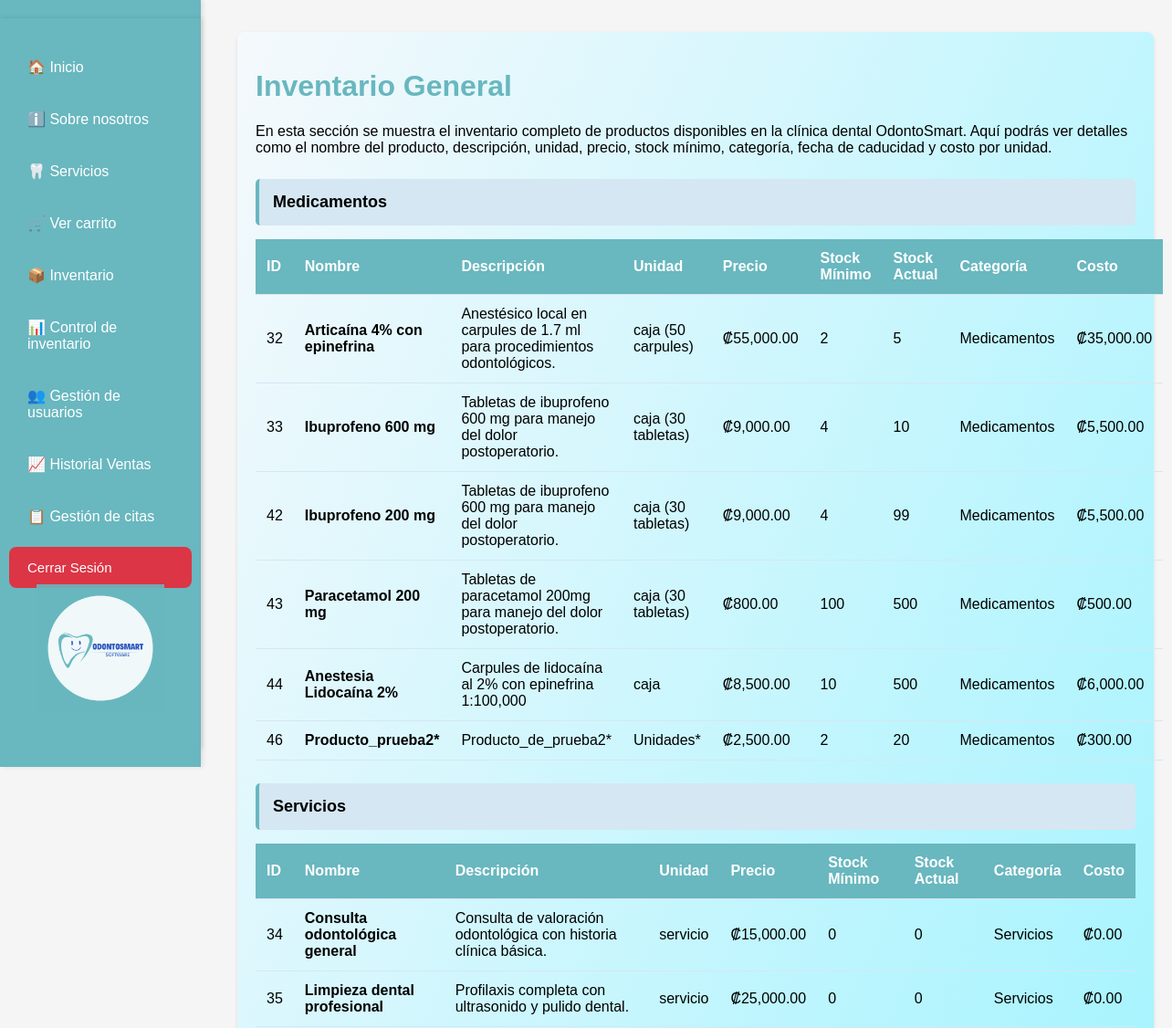
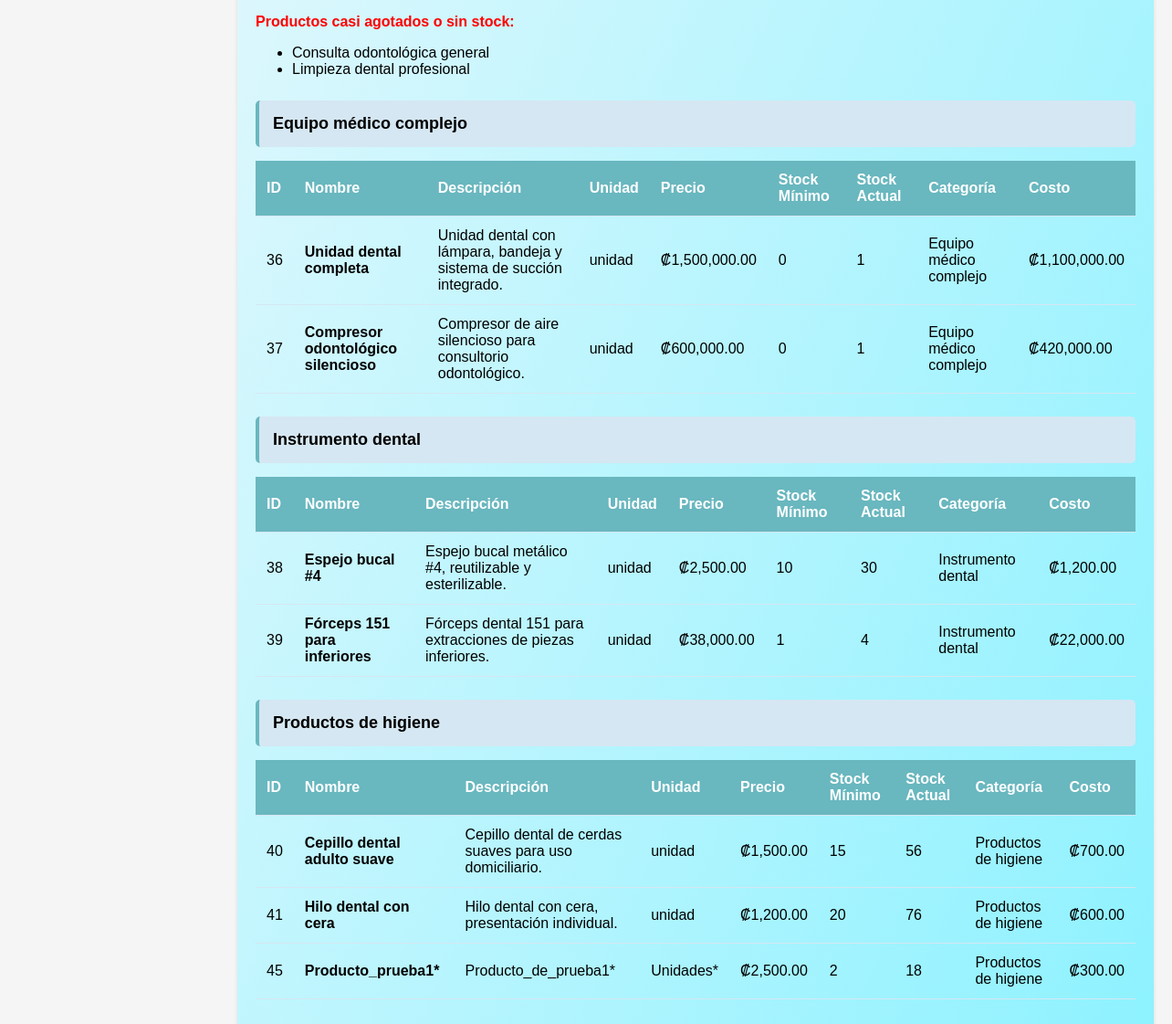
The page /modulos/inventario/total_inventario.php (signed in) on the database its author committed (2 pictures, top to bottom).
### tables this page shows
CREATE TABLE `productos` (
  `id_producto` int NOT NULL,
  `nombre` varchar(150) NOT NULL,
  `descripcion` text,
  `unidad` varchar(100) DEFAULT NULL,
  `id_categoria` int DEFAULT NULL,
  `precio` decimal(10,2) NOT NULL,
  `costo_unidad` decimal(10,2) DEFAULT NULL,
  `stock_total` int NOT NULL,
  `stock_minimo` int DEFAULT '0',
  `fecha_creacion` datetime DEFAULT CURRENT_TIMESTAMP,
  `actualizado_en` timestamp NULL DEFAULT CURRENT_TIMESTAMP ON UPDATE CURRENT_TIMESTAMP,
  `fecha_caducidad` date DEFAULT NULL,
  `estado` enum('activo','inactivo') DEFAULT 'activo',
  `descuento` decimal(5,2) DEFAULT '0.00'
);

CREATE TABLE `categoria_productos` (
  `id_categoria` int NOT NULL,
  `nombre` varchar(100) NOT NULL,
  `descripcion` text
);

### modulos/inventario/total_inventario.php (the view, shortened to what this page needs)
<?php
include('../../config/conexion.php');
try {
function mostrarCategoria($conn, $categoriaNombre) {
    echo "<div class='categoria-titulo'> $categoriaNombre</div>";
    $sql = "SELECT   p.id_producto, p.nombre, p.descripcion, p.unidad,
                     p.id_categoria, p.precio, p.costo_unidad, p.stock_total,
                     p.stock_minimo, p.fecha_creacion, p.actualizado_en,
                     p.fecha_caducidad, p.estado, c.nombre AS categoria
            FROM productos p
            JOIN categoria_productos c ON p.id_categoria = c.id_categoria
            WHERE c.nombre = ?";
    $stmt = $conn->prepare($sql);
    $stmt->bind_param("s", $categoriaNombre);
    $stmt->execute();
    $result = $stmt->get_result();
    $productosAgotados = [];
    if ($result->num_rows > 0) {
        echo "<table>
                <thead>
                    <tr>
                        <th>ID</th>
                        <th>Nombre</th>
                        <th>Descripción</th>
                        <th>Unidad</th>
                        <th>Precio</th>
                        <th>Stock Mínimo</th>
                        <th>Stock Actual</th>
                        <th>Categoría</th>
                        <th>Costo</th>
                    </tr>
                </thead>
                <tbody>";
        while ($row = $result->fetch_assoc()) {
            if ($row['stock_total'] <= $row['stock_minimo']) {
                $productosAgotados[] = $row['nombre'];
            }
            echo "<tr>
                    <td>{$row['id_producto']}</td>
                    <td><strong>{$row['nombre']}</strong></td>
                    <td>{$row['descripcion']}</td>
                    <td>{$row['unidad']}</td>
                    <td>₡" . number_format($row['precio'], 2) . "</td>
                    <td>{$row['stock_minimo']}</td>
                    <td>{$row['stock_total']}</td>
                    <td>{$row['categoria']}</td>
                    <td>₡" . number_format($row['costo_unidad'], 2) . "</td>
                  </tr>";
        }
        echo "</tbody></table>";
        if (!empty($productosAgotados)) {
            echo "<p style='color:red; font-weight:bold;'>
                    Productos casi agotados o sin stock:
                  </p>";
            echo "<ul>";
            foreach ($productosAgotados as $p) {
                echo "<li>$p</li>";
            }
            echo "</ul>";
        }
    } else {
        echo "<p class='sin-productos'>No hay productos en esta categoría.</p>";
    }
}
} catch (Throwable $e) {
    try {
        if (isset($conn) && $conn instanceof mysqli) {
            if (isset($conn) && $conn instanceof mysqli && method_exists($conn, 'in_transaction') && $conn->in_transaction()) {
                try { $conn->rollback(); } catch (Throwable $__ignore) {}
            }
        }
    } catch (Throwable $__ignored) {}
    try {
        if (isset($conn)) { @$conn->close(); }
        include_once ('../../config/conexion.php');
        $id_usuario_log = $_SESSION['user']['id_usuario'] ?? null;
        $accion = 'INVENTORY_QUERY_ERROR';
        $modulo = 'modulos/inventario/total_inventario';
        $ip = $_SERVER['REMOTE_ADDR'] ?? 'UNKNOWN';
        $user_agent = $_SERVER['HTTP_USER_AGENT'] ?? 'UNKNOWN';
        $detalles = 'Error técnico: ' . $e->getMessage();
        $stmtLog = $conn->prepare("CALL SP_USUARIO_BITACORA(?, ?, ?, ?, ?, ?)");
        if ($stmtLog) {
            $stmtLog->bind_param("isssss", $id_usuario_log, $accion, $modulo, $ip, $user_agent, $detalles);
            $stmtLog->execute();
            $stmtLog->close();
        }
        if (isset($conn)) { @$conn->close(); }
    } catch (Throwable $logError) {
        error_log("Fallo al escribir en bitácora (total_inventario.php): " . $logError->getMessage());
    }
    $inventario_error = true;
}
?>
<!DOCTYPE html>
<html lang="es">
<head>
</head>
<body>
    <div class="navbar">
    <?php include('../../views/navbar.php'); ?>
    <img src="../../assets/img/odonto1.png" class="logo-navbar" alt="Logo OdontoSmart">
</div>
    <div class="content">
        <div class="seccion">
            <h1 style="color: #69B7BF;"> Inventario General</h1>
            <p>En esta sección se muestra el inventario completo de productos disponibles en la clínica dental OdontoSmart. Aquí podrás ver detalles como el nombre del producto, descripción, unidad, precio, stock mínimo, categoría, fecha de caducidad y costo por unidad.</p>
            <?php
            if (isset($inventario_error) && $inventario_error) {
                echo "<p style='color:red; font-weight:bold;'>Error al cargar el inventario. Por favor, intente más tarde.</p>";
            } else {
            mostrarCategoria($conn, "Medicamentos");
            mostrarCategoria($conn, "Servicios");
            mostrarCategoria($conn, "Equipo médico complejo");
            mostrarCategoria($conn, "Instrumento dental");
            mostrarCategoria($conn, "Productos de higiene");
            }
            ?>
        </div>
    </div>
</body>
</html>

### modulos/inventario/total_inventario.php (style rules this page uses)
body { font-family: Arial, sans-serif; margin: 0; padding: 0; background: #f5f5f5; }
.navbar { width: 220px; background-color: #69B7BF; height: 100vh; padding-top: 20px; position: fixed; box-shadow: 2px 0 5px rgba(0,0,0,0.1); transition: width 0.3s ease; }
.content { margin-left: 240px; padding: 20px; }
.seccion { background: linear-gradient(to bottom right, #f5f9fc, #8ef2ffff); padding: 20px; margin: 15px 0; border-radius: 8px; box-shadow: 0 2px 4px rgba(0,0,0,0.1); }
table { width: 100%; border-collapse: collapse; margin: 15px 0; }
th, td { padding: 12px; text-align: left; border-bottom: 1px solid #D5E7F2; }
th { background: #69B7BF; color: white; }
.categoria-titulo { background: #D5E7F2; padding: 15px; margin: 25px 0 10px 0; border-radius: 5px; font-size: 18px; font-weight: bold; border-left: 4px solid #69B7BF; }
.logo-navbar { position: absolute; bottom: 40px; left: 50%; transform: translateX(-50%); width: 140px; opacity: 0.9; }

### rows shown on the page
productos: id_producto "32", nombre "Articaína 4% con epinefrina", descripcion "Anestésico local en carpules de 1.7 ml para procedimientos odontológicos.", unidad "caja (50 carpules)", precio "55,000.00", stock_minimo "2", stock_total "5", id_categoria.nombre "Medicamentos", costo_unidad "35,000.00"
productos: id_producto "33", nombre "Ibuprofeno 600 mg", descripcion "Tabletas de ibuprofeno 600 mg para manejo del dolor postoperatorio.", unidad "caja (30 tabletas)", precio "9,000.00", stock_minimo "4", stock_total "10", id_categoria.nombre "Medicamentos", costo_unidad "5,500.00"
productos: id_producto "42", nombre "Ibuprofeno 200 mg", descripcion "Tabletas de ibuprofeno 600 mg para manejo del dolor postoperatorio.", unidad "caja (30 tabletas)", precio "9,000.00", stock_minimo "4", stock_total "99", id_categoria.nombre "Medicamentos", costo_unidad "5,500.00"
productos: id_producto "43", nombre "Paracetamol 200 mg", descripcion "Tabletas de paracetamol 200mg para manejo del dolor postoperatorio.", unidad "caja (30 tabletas)", precio "800.00", stock_minimo "100", stock_total "500", id_categoria.nombre "Medicamentos", costo_unidad "500.00"
productos: id_producto "44", nombre "Anestesia Lidocaína 2%", descripcion "Carpules de lidocaína al 2% con epinefrina 1:100,000", unidad "caja", precio "8,500.00", stock_minimo "10", stock_total "500", id_categoria.nombre "Medicamentos", costo_unidad "6,000.00"
productos: id_producto "46", nombre "Producto_prueba2*", descripcion "Producto_de_prueba2*", unidad "Unidades*", precio "2,500.00", stock_minimo "2", stock_total "20", id_categoria.nombre "Medicamentos", costo_unidad "300.00"
productos: id_producto "34", nombre "Consulta odontológica general", descripcion "Consulta de valoración odontológica con historia clínica básica.", unidad "servicio", precio "15,000.00", stock_minimo "0", stock_total "0", id_categoria.nombre "Servicios", costo_unidad "0.00"
productos: id_producto "35", nombre "Limpieza dental profesional", descripcion "Profilaxis completa con ultrasonido y pulido dental.", unidad "servicio", precio "25,000.00", stock_minimo "0", stock_total "0", id_categoria.nombre "Servicios", costo_unidad "0.00"
productos: id_producto "36", nombre "Unidad dental completa", descripcion "Unidad dental con lámpara, bandeja y sistema de succión integrado.", unidad "unidad", precio "1,500,000.00", stock_minimo "0", stock_total "1", id_categoria.nombre "Equipo médico complejo", costo_unidad "1,100,000.00"
productos: id_producto "37", nombre "Compresor odontológico silencioso", descripcion "Compresor de aire silencioso para consultorio odontológico.", unidad "unidad", precio "600,000.00", stock_minimo "0", stock_total "1", id_categoria.nombre "Equipo médico complejo", costo_unidad "420,000.00"
productos: id_producto "38", nombre "Espejo bucal #4", descripcion "Espejo bucal metálico #4, reutilizable y esterilizable.", unidad "unidad", precio "2,500.00", stock_minimo "10", stock_total "30", id_categoria.nombre "Instrumento dental", costo_unidad "1,200.00"
productos: id_producto "39", nombre "Fórceps 151 para inferiores", descripcion "Fórceps dental 151 para extracciones de piezas inferiores.", unidad "unidad", precio "38,000.00", stock_minimo "1", stock_total "4", id_categoria.nombre "Instrumento dental", costo_unidad "22,000.00"
productos: id_producto "40", nombre "Cepillo dental adulto suave", descripcion "Cepillo dental de cerdas suaves para uso domiciliario.", unidad "unidad", precio "1,500.00", stock_minimo "15", stock_total "56", id_categoria.nombre "Productos de higiene", costo_unidad "700.00"
productos: id_producto "41", nombre "Hilo dental con cera", descripcion "Hilo dental con cera, presentación individual.", unidad "unidad", precio "1,200.00", stock_minimo "20", stock_total "76", id_categoria.nombre "Productos de higiene", costo_unidad "600.00"
productos: id_producto "45", nombre "Producto_prueba1*", descripcion "Producto_de_prueba1*", unidad "Unidades*", precio "2,500.00", stock_minimo "2", stock_total "18", id_categoria.nombre "Productos de higiene", costo_unidad "300.00"

### other values the page prints
$categoriaNombre "Medicamentos Servicios Equipo médico complejo Instrumento dental Productos de higiene"
$p "Consulta odontológica general"
$p "Limpieza dental profesional"
